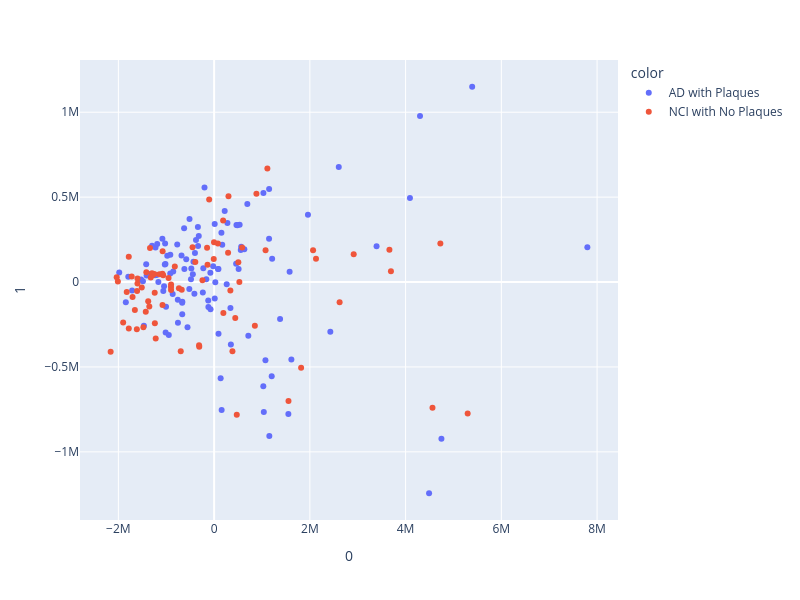

Write notebook code for a chart like this one.
### Code cell
import plotly.express as px
from sklearn.decomposition import PCA

# Assuming count_matrix_raw is the data matrix you are using for PCA
# And m is a categorical variable you want to use for coloring the scatter plot
pca = PCA(n_components=2)

# Fit the PCA and transform the data
components = pca.fit_transform(count_matrix_raw.T)

# Create the scatter plot with discrete coloring for the categories in m
fig = px.scatter(components, x=0, y=1, color=m)

# Set custom width and height
fig.update_layout(
    width=800,  # Adjust width as needed
    height=600  # Adjust height as needed
)

# Save the plot to an HTML file
#fig.write_html("pca_batch(filtered_ad_non_ad_mrn_batch_corrected).html")

# Show the plot
fig.show()
